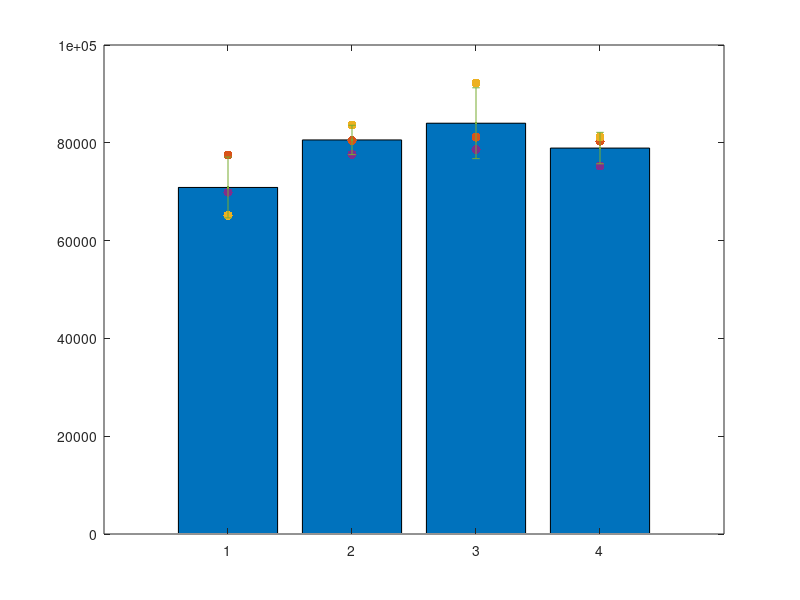

This figure's MATLAB source: (Note: this script raises an error after producing the figure.)
clear

load('Experiment1_Data.mat')
APCA_C1 = APCA_C;
NP21 = NP2;
th1 = 6000;

load('Experiment2_Data.mat')
APCA_C2 = APCA_C;
NP22 = NP2;
th2 = 5000;

load('Experiment3_Data_th12000.mat')
APCA_C3 = APCA_C;
NP23 = NP2;
th3 = 12000;

% WT, Omicron, Omicron-A484K, Omicron-L452R
% Each row is from an independent experiment (biological replicate)
APCA_mean = [mean(APCA_C1(14,1:NP21(14))), mean(APCA_C1(20,1:NP21(20))), mean(APCA_C1(26,1:NP21(26))), mean(APCA_C1(32,1:NP21(32))); 
    mean(APCA_C2(12,1:NP22(12))), mean(APCA_C2(24,1:NP22(24))), mean(APCA_C2(36,1:NP22(36))), mean(APCA_C2(48,1:NP22(48)));
    mean(APCA_C3(10,1:NP23(10))), mean(APCA_C3(22,1:NP23(22))), mean(APCA_C3(34,1:NP23(34))), mean(APCA_C3(46,1:NP23(46)))];

APCAth_mean = [mean(APCA_C1(14,APCA_C1(14,1:NP21(14))>th1)), mean(APCA_C1(20,APCA_C1(20,1:NP21(20))>th1)), mean(APCA_C1(26,APCA_C1(26,1:NP21(26))>th1)), mean(APCA_C1(32,APCA_C1(32,1:NP21(32))>th1)); 
    mean(APCA_C2(12,APCA_C2(12,1:NP22(12))>th2)), mean(APCA_C2(24,APCA_C2(24,1:NP22(24))>th2)), mean(APCA_C2(36,APCA_C2(36,1:NP22(36))>th2)), mean(APCA_C2(48,APCA_C2(48,1:NP22(48))>th2));
    mean(APCA_C3(10,APCA_C3(10,1:NP23(10))>th3)), mean(APCA_C3(22,APCA_C3(22,1:NP23(22))>th3)), mean(APCA_C3(34,APCA_C3(34,1:NP23(34))>th3)), mean(APCA_C3(46,APCA_C3(46,1:NP23(46))>th3))];

APCA_median = [median(APCA_C1(14,1:NP21(14))), median(APCA_C1(20,1:NP21(20))), median(APCA_C1(26,1:NP21(26))), median(APCA_C1(32,1:NP21(32))); 
    median(APCA_C2(12,1:NP22(12))), median(APCA_C2(24,1:NP22(24))), median(APCA_C2(36,1:NP22(36))), median(APCA_C2(48,1:NP22(48)));
    median(APCA_C3(10,1:NP23(10))), median(APCA_C3(22,1:NP23(22))), median(APCA_C3(34,1:NP23(34))), median(APCA_C3(46,1:NP23(46)))];

APCAth_median = [median(APCA_C1(14,APCA_C1(14,1:NP21(14))>th1)), median(APCA_C1(20,APCA_C1(20,1:NP21(20))>th1)), median(APCA_C1(26,APCA_C1(26,1:NP21(26))>th1)), median(APCA_C1(32,APCA_C1(32,1:NP21(32))>th1)); 
    median(APCA_C2(12,APCA_C2(12,1:NP22(12))>th2)), median(APCA_C2(24,APCA_C2(24,1:NP22(24))>th2)), median(APCA_C2(36,APCA_C2(36,1:NP22(36))>th2)), median(APCA_C2(48,APCA_C2(48,1:NP22(48))>th2));
    median(APCA_C3(10,APCA_C3(10,1:NP23(10))>th3)), median(APCA_C3(22,APCA_C3(22,1:NP23(22))>th3)), median(APCA_C3(34,APCA_C3(34,1:NP23(34))>th3)), median(APCA_C3(46,APCA_C3(46,1:NP23(46))>th3))];
 
% figure
% for ii = 1:4
% bar(ii,mean(APCA_mean(:,ii)))
% hold on
% errorbar(ii,mean(APCA_mean(:,ii)),std(APCA_mean(:,ii)),'')
% end
% set(gca,'XTick',1:4,'XTickLabel',{'Wuhan', 'Omicron', 'Omicron-A484K', 'Omicron-L452R'})

% figure
% bar(1:4,mean(APCA_mean))
% hold on
% plot(1:4,APCA_mean,'.','MarkerSize',20)
% errorbar(1:4,mean(APCA_mean),std(APCA_mean),'.','MarkerSize',1)
% set(gca,'XTick',1:4,'XTickLabel',{'Wuhan', 'Omicron', 'Omicron-A484K', 'Omicron-L452R'})
% title('mean')
% 
% figure
% bar(1:4,mean(APCA_median))
% hold on
% plot(1:4,APCA_median,'.','MarkerSize',20)
% errorbar(1:4,mean(APCA_median),std(APCA_median),'.','MarkerSize',1)
% set(gca,'XTick',1:4,'XTickLabel',{'Wuhan', 'Omicron', 'Omicron-A484K', 'Omicron-L452R'})
% title('median')
% 
figure
bar(1:4,mean(APCAth_mean))
hold on
plot(1:4,APCAth_mean,'.','MarkerSize',20)
errorbar(1:4,mean(APCAth_mean),std(APCAth_mean),'.','MarkerSize',1)
set(gca,'XTick',1:4,'XTickLabel',{'Wuhan', 'Omicron', 'Omicron-A484K', 'Omicron-L452R'})
ylabel('Fluorescence')
title('mean w/ th')

figure
bar(1:4,[595 820 1050 825])
set(gca,'XTick',1:4,'XTickLabel',{'Wuhan', 'Omicron', 'Omicron-A484K', 'Omicron-L452R'})
ylabel('Binding energy (kcal/mol.)')
ylim([0 1200])

figure
bar(1:4,mean(APCAth_median))
hold on
plot(1:4,APCAth_median,'.','MarkerSize',20)
errorbar(1:4,mean(APCAth_median),std(APCAth_median),'.','MarkerSize',1)
set(gca,'XTick',1:4,'XTickLabel',{'Wuhan', 'Omicron', 'Omicron-A484K', 'Omicron-L452R'})
title('median w/ th')

figure
bar(1:4,mean(APCAth_mean./APCAth_mean(:,1)))
% hold on
% plot(1:4,APCAth_mean./APCAth_mean(:,1),'.','MarkerSize',20)
% errorbar(1:4,mean(APCAth_mean./APCAth_mean(:,1)),std(APCAth_mean./APCAth_mean(:,1)),'.','MarkerSize',1)
% set(gca,'XTick',1:4,'XTickLabel',{'Wuhan', 'Omicron', 'Omicron-A484K', 'Omicron-L452R'})
title('mean w/ th')

figure
bar(1:4,(APCAth_mean./APCAth_mean(:,1)))
% hold on
% plot(1:4,APCAth_mean./APCAth_mean(:,1),'.','MarkerSize',20)
% errorbar(1:4,mean(APCAth_mean./APCAth_mean(:,1)),std(APCAth_mean./APCAth_mean(:,1)),'.','MarkerSize',1)
% set(gca,'XTick',1:4,'XTickLabel',{'Wuhan', 'Omicron', 'Omicron-A484K', 'Omicron-L452R'})
title('mean w/ th')

figure
bar(1:3,(APCAth_mean./APCAth_mean(:,1))')
% hold on
% plot(1:4,APCAth_mean./APCAth_mean(:,1),'.','MarkerSize',20)
% errorbar(1:4,mean(APCAth_mean./APCAth_mean(:,1)),std(APCAth_mean./APCAth_mean(:,1)),'.','MarkerSize',1)
% set(gca,'XTick',1:4,'XTickLabel',{'Wuhan', 'Omicron', 'Omicron-A484K', 'Omicron-L452R'})
title('mean w/ th')

